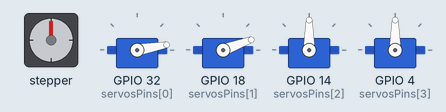
This sketch was run on a simulated ESP32. On the bench: stepper motor, 4 × servo. Wiring (inferred from the names in the program): stepper motor driver (100 steps per turn assumed): step GPIO 25; direction GPIO 26. What the sketch prints to the serial monitor is not drawn.

Above: at 0.4 s.
At 3.5 s:
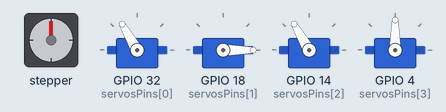
At 8.6 s:
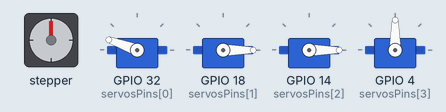
At 12.3 s:
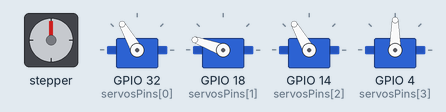
At 22.4 s:
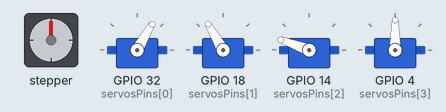
At 34.7 s:
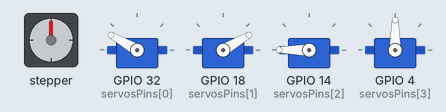
Timing chart, 0 to 40.0 s (numbered marks = the images above):
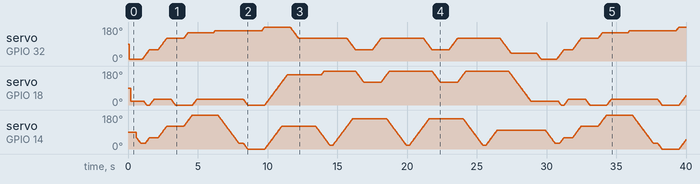

The sketch:

danse_robo.ino
```cpp
 #include<Math.h>

#include <Servo.h>
static const int servosPins[4] = {32 , 18 , 14, 4};
#define dirPin 26
#define stepPin 25
Servo servos[4];

int thetaIn[3] = {10, 20, 60};
int thetaFinal[3]; // = {90, 10, 90};

int m1_max = 90;
int m2_max = 90;
int m3_max = 90;
int sta = 0;

int tm1, tm2, tm3;
void setup()
{
  pinMode(stepPin, OUTPUT);
  pinMode(dirPin, OUTPUT);
  Serial.begin(115200);

  for (int i = 0; i < 4; ++i)
  {
    if (!servos[i].attach(servosPins[i]))
    {
      Serial.print("Servo ");
      Serial.print(i);
      Serial.println("attach error");
    }
  }
}

void loop()
{
  //ArmMovement(Servo_m1_agle, Servo_m2_agle, Servo_m3_agle);

  ArmMovement(10, 20, 30);
  ArmMovement(60, 0, 60);
  ArmMovement(120, 30, 120);
  ArmMovement(150, 0, 180);
  ArmMovement(160, 30, 30);
  ArmMovement(180, 0, 0);
  ArmMovement(120, 160, 120);
  ArmMovement(120, 180, 20);
  ArmMovement(60, 120, 160);
  ArmMovement(120, 180, 20);
  ArmMovement(60, 120, 160);
  ArmMovement(120, 180, 20);
  ArmMovement(40, 20, 100);
}

void ArmMovement(int theta1, int theta2, int theta3)
{
  thetaFinal[0] = theta1;
  thetaFinal[1] = theta2;
  thetaFinal[2] = theta3;
  //  Y_for Servo motor 1
  if (thetaIn[0] <= thetaFinal[0])
  {
    int temp_m1 = thetaIn[0] - (thetaFinal[0] + thetaIn[0]);
    m1_max = abs(temp_m1);
    Serial.print("m1_max=");
    Serial.print(m1_max);
    Serial.println();
  }
  else if (thetaIn[0] > thetaFinal[0])
  {
    m1_max = thetaIn[0] + (thetaIn[0] - thetaFinal[0]);
    Serial.print("m1_max=");
    Serial.print(m1_max);
    Serial.println();
  }

  //  Y_for Servo motor 2
  if (thetaIn[1] <= thetaFinal[1])
  {
    int temp_m2 = thetaIn[1] - (thetaFinal[1] + thetaIn[1]);
    m2_max = abs(temp_m2);
    Serial.print("m2_max=");
    Serial.print(m2_max);
    Serial.println();
  }
  else if (thetaIn[1] > thetaFinal[1])
  {
    m2_max = thetaIn[1] + (thetaIn[1] - thetaFinal[1]);
    Serial.print("m2_max=");
    Serial.print(m2_max);
    Serial.println();
  }

  //  Y_for Servo motor 3
  if (thetaIn[2] <= thetaFinal[2])
  {
    int temp_m3 = thetaIn[2] - (thetaFinal[2] + thetaIn[2]);
    m3_max = abs(temp_m3);
    Serial.print("m3_max=");
    Serial.print(m3_max);
    Serial.println();
  }
  else if (thetaIn[2] > thetaFinal[2])
  {
    m3_max = thetaIn[2] + (thetaIn[2] - thetaFinal[2]);
    Serial.print("m3_max=");
    Serial.print(m3_max);
    Serial.println();
  }

  //  ----------Angle Setting -----
  for (int i = 0; i <= 360; i++)
  {
    Serial.println(i);
    if ((i >= thetaIn[0]) && (i <= m1_max))
    {
      if (thetaIn[0] >= thetaFinal[0])
      {
        tm1 = thetaIn[0] - (i - thetaIn[0]);
        servos[0].write(tm1);
        Serial.print(tm1);
        Serial.print(",");
      }
      else
      {
        tm1 = thetaIn[0] + (i - thetaIn[0]);
        servos[0].write(tm1);
        Serial.print(tm1);
        Serial.print(",");
      }
    }
    else
    {
      Serial.print("*");
      Serial.print(",");
    }

    //-----------------------------------------------
    //    Setting agle of Servo motor 2
    if (i >= thetaIn[1] && i <= m2_max)
    {
      if (thetaIn[1] >= thetaFinal[1])
      {
        tm2 = thetaIn[1] - (i - thetaIn[1]);
        servos[1].write(tm2);
        Serial.print(tm2);
        Serial.print(",");
      }
      else
      {
        tm2 = thetaIn[1] + (i - thetaIn[1]);
        servos[1].write(tm2);
        Serial.print(tm2);
        Serial.print(",");
      }
    }
    else
    {
      Serial.print("*");
      Serial.print(",");
    }
    //-----------------------------------------------
    //    Setting agle of Servo motor 3
    if (i >= thetaIn[2] && i <= m3_max)
    {
      if (thetaIn[2] >= thetaFinal[2])
      {
        tm3 = thetaIn[2] - (i - thetaIn[2]);
        servos[2].write(tm3);
        Serial.print(tm3);
        Serial.print(",");
      }
      else
      {
        tm3 = thetaIn[2] + (i - thetaIn[2]);
        servos[2].write(tm3);
        Serial.print(tm3);
        Serial.print(",");
      }
    }
    else
    {
      Serial.print("*");
      Serial.print(",");
    }
    Serial.println();
    delay(10);
    if (tm1 == thetaFinal[0] && tm2 == thetaFinal[1] && tm3 == thetaFinal[2])
    {
      break;
    }
  }
  Serial.print(tm1);
  Serial.print(",");
  Serial.print(tm2);
  Serial.print(",");
  Serial.print(tm3);
  Serial.print("\n");
  thetaIn[0] = tm1;
  thetaIn[1] = tm2;
  thetaIn[2] = tm3;
  delay(10);
}
//............................................
//---------clockwise Steper motor------------

void clockwise()
{
  int stepsPerRevolution = 100;
  digitalWrite(dirPin, HIGH);
  for (int i = 0; i < stepsPerRevolution; i++)
  {
    digitalWrite(stepPin, HIGH);
    delayMicroseconds(4000);
    digitalWrite(stepPin, LOW);
    delayMicroseconds(4000);
  }
}

//---------Anticlockwise Steper motor------------

void anticlockwise()
{
  int stepsPerRevolution = 100;
  digitalWrite(dirPin, LOW);
  for (int i = 0; i < stepsPerRevolution; i++)
  {
    digitalWrite(stepPin, HIGH);
    delayMicroseconds(4000);
    digitalWrite(stepPin, LOW);
    delayMicroseconds(4000);
  }
}
//..............pick,drop................................
void pick()
{
    servos[3].write(150);
    delay(2000);
    servos[3].write(30);
    delay(500);
}
void drop()
{
    servos[3].write(150);
    delay(500);
}
```
